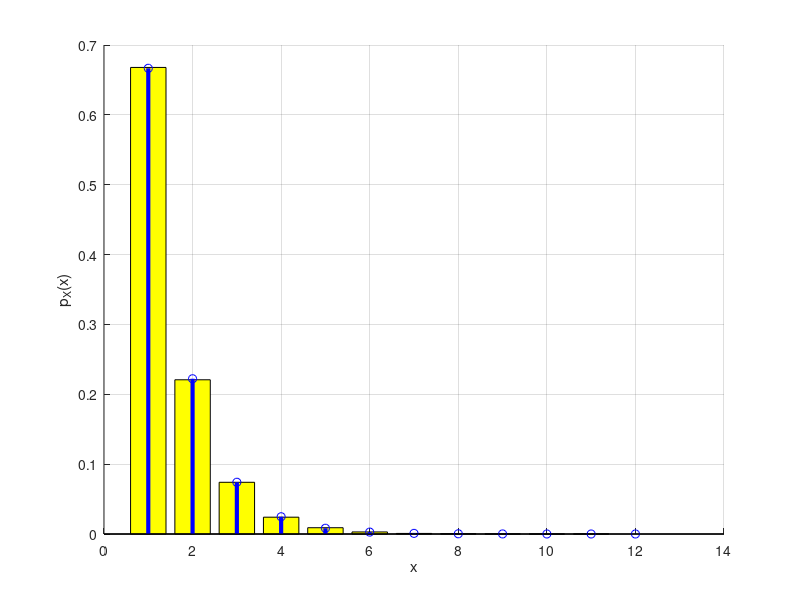

The MATLAB source for this figure:
clear all; close all; clc

%Simulação de MonteCarlo

N = 100000; %Número de realizações
p_sucesso = 2/3; %Probabilidade de sucesso

X = zeros(1,N);

for i = 1 : N 
    do
        X(i) += 1;
    until rand() < p_sucesso
end

x = 1 : round(8/p_sucesso);

pmf_teorica = ((1-p_sucesso).^(x-1)) * p_sucesso;
pmf_sim = hist(X,x) / N;

figure; hold on; grid on;
bar(x,pmf_sim, 'y')
stem(x,pmf_teorica,'b','LineWidth',3)
xlabel('x'); ylabel('p_X(x)');

Pr_3t_Teoria = 2/3 + 2/9 + 2/27
Pr_3t_Pratica = mean(X <=3)